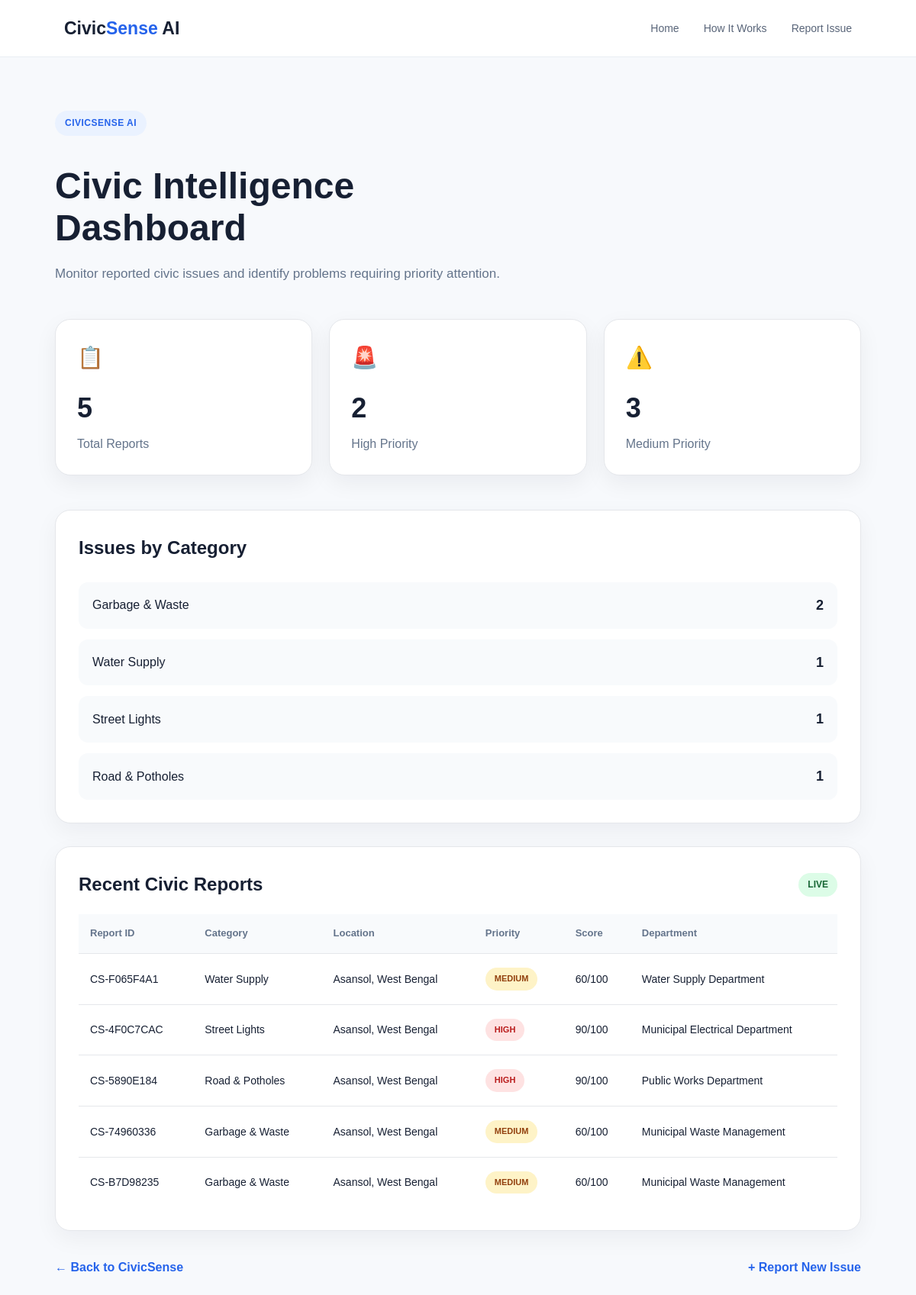
/dashboard, run on the app's committed database.
### tables this page shows
CREATE TABLE reports (
            id INTEGER PRIMARY KEY AUTOINCREMENT,
            report_id TEXT UNIQUE,
            location TEXT,
            category TEXT,
            description TEXT,
            priority TEXT,
            score INTEGER,
            department TEXT,
            insight TEXT,
            action TEXT
        );

### app.py (the view)
@app.route("/dashboard")
def dashboard():
    conn = sqlite3.connect("civicsense.db")
    conn.row_factory = sqlite3.Row
    cursor = conn.cursor()
    cursor.execute("SELECT COUNT(*) FROM reports")
    total_reports = cursor.fetchone()[0]
    cursor.execute(
        "SELECT COUNT(*) FROM reports WHERE priority = 'HIGH'"
    )
    high_priority = cursor.fetchone()[0]
    cursor.execute(
        "SELECT COUNT(*) FROM reports WHERE priority = 'MEDIUM'"
    )
    medium_priority = cursor.fetchone()[0]
    cursor.execute("""
        SELECT category, COUNT(*) as count
        FROM reports
        GROUP BY category
        ORDER BY count DESC
    """)
    categories = cursor.fetchall()
    cursor.execute("""
        SELECT *
        FROM reports
        ORDER BY id DESC
        LIMIT 10
    """)
    reports = cursor.fetchall()
    conn.close()
    return render_template(
        "dashboard.html",
        total_reports=total_reports,
        high_priority=high_priority,
        medium_priority=medium_priority,
        categories=categories,
        reports=reports
    )

### templates/dashboard.html (shortened to what this page needs)
<!DOCTYPE html>
<html lang="en">
<head>
    <link rel="stylesheet"
          href="{{ url_for('static', filename='style.css') }}">
</head>
<body>
<nav class="navbar">
    <div class="logo">
        Civic<span>Sense</span> AI
    </div>
    <div class="nav-links">
        <a href="/">Home</a>
        <a href="/#how-it-works">
            How It Works
        </a>
        <a href="/#report">
            Report Issue
        </a>
    </div>
</nav>
<section class="dashboard">
    <div class="dashboard-header">
        <div>
            <div class="badge">
                CIVICSENSE AI
            </div>
            <h1>
                Civic Intelligence
                <span>Dashboard</span>
            </h1>
            <p>
                Monitor reported civic issues and identify
                problems requiring priority attention.
            </p>
        </div>
    </div>
    <div class="dashboard-stats">
        <div class="dashboard-card">
            <span>📋</span>
            <h3>
                {{ total_reports }}
            </h3>
            <p>
                Total Reports
            </p>
        </div>
        <div class="dashboard-card">
            <span>🚨</span>
            <h3>
                {{ high_priority }}
            </h3>
            <p>
                High Priority
            </p>
        </div>
        <div class="dashboard-card">
            <span>⚠️</span>
            <h3>
                {{ medium_priority }}
            </h3>
            <p>
                Medium Priority
            </p>
        </div>
    </div>
    <div class="dashboard-section">
        <h2>
            Issues by Category
        </h2>
        <div class="category-list">
            {% for category in categories %}
            <div class="category-row">
                <span>
                    {{ category["category"] }}
                </span>
                <strong>
                    {{ category["count"] }}
                </strong>
            </div>
            {% else %}
            <p>
                No reports submitted yet.
            </p>
            {% endfor %}
        </div>
    </div>
    <div class="dashboard-section">
        <div class="section-title">
            <h2>
                Recent Civic Reports
            </h2>
            <span>
                LIVE
            </span>
        </div>
        <div class="table-container">
            <table>
                <thead>
                    <tr>
                        <th>
                            Report ID
                        </th>
                        <th>
                            Category
                        </th>
                        <th>
                            Location
                        </th>
                        <th>
                            Priority
                        </th>
                        <th>
                            Score
                        </th>
                        <th>
                            Department
                        </th>
                    </tr>
                </thead>
                <tbody>
                    {% for report in reports %}
                    <tr>
                        <td>
                            {{ report["report_id"] }}
                        </td>
                        <td>
                            {{ report["category"] }}
                        </td>
                        <td>
                            {{ report["location"] }}
                        </td>
                        <td>
                            <span class="priority-badge
                                {{ report['priority']|lower }}">
                                {{ report["priority"] }}
                            </span>
                        </td>
                        <td>
                            {{ report["score"] }}/100
                        </td>
                        <td>
                            {{ report["department"] }}
                        </td>
                    </tr>
                    {% else %}
                    <tr>
                        <td colspan="6">
                            No civic reports available.
                        </td>
                    </tr>
                    {% endfor %}
                </tbody>
            </table>
        </div>
    </div>
    <div class="dashboard-footer">
        <a href="/">
            ← Back to CivicSense
        </a>
        <a href="/#report">
            + Report New Issue
        </a>
    </div>
</section>
</body>
</html>

### static/style.css (style rules this page uses)
* { margin: 0; padding: 0; box-sizing: border-box; }
html { scroll-behavior: smooth; }
body { font-family: Arial, Helvetica, sans-serif; background: #f7f9fc; color: #172033; line-height: 1.6; }
.navbar { height: 75px; display: flex; align-items: center; justify-content: space-between; padding: 0 7%; background: white; border-bottom: 1px solid #e9edf3; position: sticky; top: 0; z-index: 100; }
.logo { font-size: 23px; font-weight: 800; color: #172033; }
.logo span { color: #2563eb; }
.nav-links { display: flex; gap: 32px; }
.nav-links a { text-decoration: none; color: #596579; font-size: 14px; }
.badge { display: inline-block; padding: 7px 13px; border-radius: 30px; background: #eaf2ff; color: #2563eb; font-size: 12px; font-weight: 700; letter-spacing: 0.5px; margin-bottom: 20px; }
.high { color: #dc2626; }
.dashboard { max-width: 1200px; margin: 0 auto; padding: 70px 6%; }
.dashboard-header { margin-bottom: 45px; }
.dashboard-header h1 { font-size: 48px; line-height: 1.15; margin: 18px 0; }
.dashboard-header h1 span { display: block; }
.dashboard-header p { max-width: 650px; color: #64748b; font-size: 17px; line-height: 1.7; }
.dashboard-stats { display: grid; grid-template-columns: repeat(3, 1fr); gap: 22px; margin-bottom: 45px; }
.dashboard-card { background: white; border: 1px solid #e5e7eb; border-radius: 20px; padding: 28px; box-shadow: 0 10px 30px rgba(15, 23, 42, 0.06); }
.dashboard-card span { font-size: 28px; }
.dashboard-card h3 { font-size: 36px; margin: 14px 0 5px; }
.dashboard-card p { color: #64748b; margin: 0; }
.dashboard-section { background: white; border: 1px solid #e5e7eb; border-radius: 20px; padding: 30px; margin-bottom: 30px; box-shadow: 0 10px 30px rgba(15, 23, 42, 0.05); }
.dashboard-section h2 { margin-top: 0; margin-bottom: 25px; }
.category-list { display: flex; flex-direction: column; gap: 14px; }
.category-row { display: flex; align-items: center; justify-content: space-between; padding: 16px 18px; background: #f8fafc; border-radius: 12px; }
.category-row strong { font-size: 18px; }
.section-title { display: flex; align-items: center; justify-content: space-between; margin-bottom: 20px; }
.section-title h2 { margin: 0; }
.section-title span { font-size: 12px; font-weight: 700; padding: 6px 12px; border-radius: 20px; background: #dcfce7; color: #166534; }
.table-container { width: 100%; overflow-x: auto; }
table { width: 100%; border-collapse: collapse; min-width: 850px; }
thead { background: #f8fafc; }
th { text-align: left; padding: 15px; font-size: 13px; color: #64748b; white-space: nowrap; }
td { padding: 18px 15px; border-top: 1px solid #e5e7eb; font-size: 14px; }
.priority-badge { display: inline-block; padding: 6px 12px; border-radius: 20px; font-size: 11px; font-weight: 700; }
.priority-badge.high { background: #fee2e2; color: #b91c1c; }
.priority-badge.medium { background: #fef3c7; color: #92400e; }
.dashboard-footer { display: flex; justify-content: space-between; gap: 20px; margin-top: 35px; }
.dashboard-footer a { text-decoration: none; font-weight: 600; color: #2563eb; }

### data on the page
reports: category "Garbage & Waste", count "2", report_id "CS-74960336", location "Asansol, West Bengal", priority "MEDIUM", score "60", department "Municipal Waste Management"
reports: report_id "CS-F065F4A1", category "Water Supply", location "Asansol, West Bengal", priority "MEDIUM", score "60", department "Water Supply Department"
reports: report_id "CS-4F0C7CAC", category "Street Lights", location "Asansol, West Bengal", priority "HIGH", score "90", department "Municipal Electrical Department"
reports: report_id "CS-5890E184", category "Road & Potholes", location "Asansol, West Bengal", priority "HIGH", score "90", department "Public Works Department"
reports: report_id "CS-B7D98235", category "Garbage & Waste", location "Asansol, West Bengal", priority "MEDIUM", score "60", department "Municipal Waste Management"

### other printed values
{{ total_reports }} "5"
{{ high_priority }} "2"
{{ medium_priority }} "3"
{{ category["category"] }} "Water Supply" "Street Lights" "Road & Potholes"
{{ category["count"] }} "1" "1" "1"
